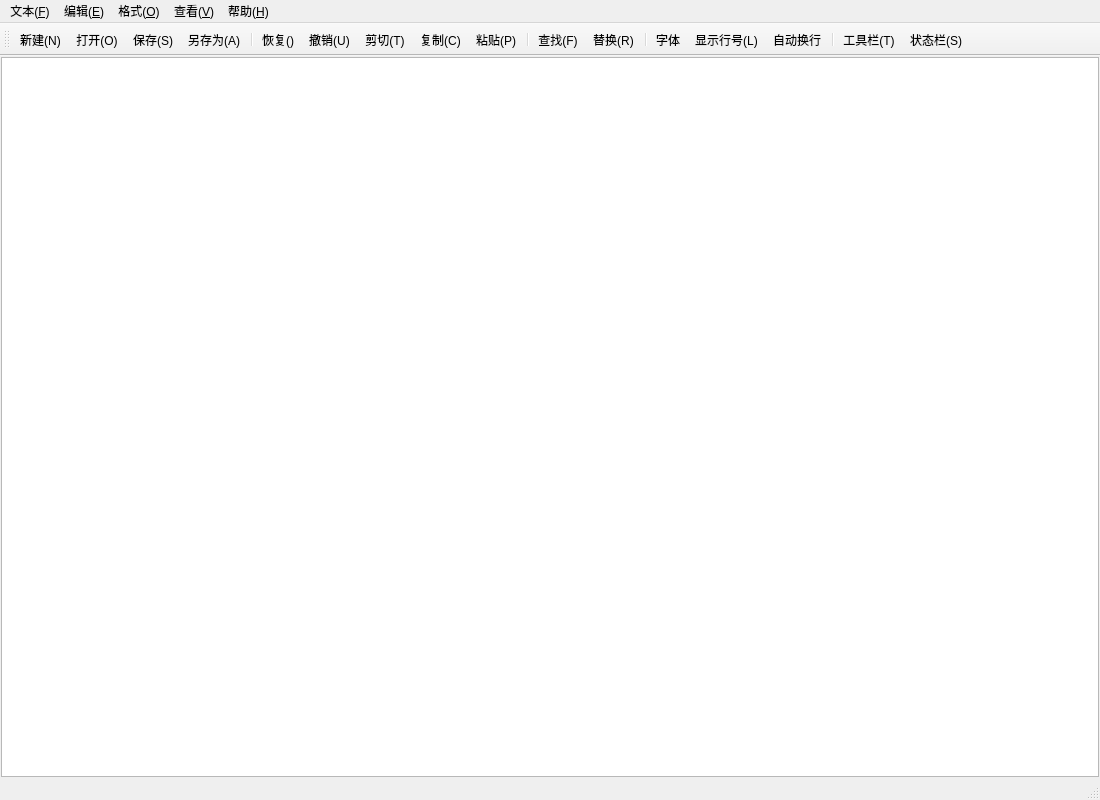
<?xml version="1.0" encoding="UTF-8"?>
<ui version="4.0">
 <class>MainWindow</class>
 <widget class="QMainWindow" name="MainWindow">
  <property name="geometry">
   <rect>
    <x>0</x>
    <y>0</y>
    <width>1100</width>
    <height>800</height>
   </rect>
  </property>
  <property name="minimumSize">
   <size>
    <width>1100</width>
    <height>800</height>
   </size>
  </property>
  <property name="windowTitle">
   <string>MainWindow</string>
  </property>
  <widget class="QWidget" name="centralwidget">
   <property name="minimumSize">
    <size>
     <width>0</width>
     <height>0</height>
    </size>
   </property>
   <layout class="QVBoxLayout" name="verticalLayout">
    <property name="spacing">
     <number>0</number>
    </property>
    <property name="leftMargin">
     <number>1</number>
    </property>
    <property name="topMargin">
     <number>1</number>
    </property>
    <property name="rightMargin">
     <number>1</number>
    </property>
    <property name="bottomMargin">
     <number>1</number>
    </property>
    <item>
     <widget class="QPlainTextEdit" name="textEdit">
      <property name="minimumSize">
       <size>
        <width>0</width>
        <height>0</height>
       </size>
      </property>
     </widget>
    </item>
   </layout>
  </widget>
  <widget class="QMenuBar" name="menubar">
   <property name="geometry">
    <rect>
     <x>0</x>
     <y>0</y>
     <width>1100</width>
     <height>23</height>
    </rect>
   </property>
   <widget class="QMenu" name="menu_F">
    <property name="title">
     <string>文本(&amp;F)</string>
    </property>
    <addaction name="actionNew"/>
    <addaction name="action_O"/>
    <addaction name="actionSave"/>
    <addaction name="actionsSaveAs"/>
    <addaction name="separator"/>
    <addaction name="actionExit"/>
   </widget>
   <widget class="QMenu" name="menu">
    <property name="title">
     <string>编辑(&amp;E)</string>
    </property>
    <addaction name="actionUndo"/>
    <addaction name="actionRedo"/>
    <addaction name="actionCut"/>
    <addaction name="actionCopy"/>
    <addaction name="actionPaste"/>
    <addaction name="separator"/>
    <addaction name="separator"/>
    <addaction name="actionFind"/>
    <addaction name="actionReplace"/>
    <addaction name="separator"/>
    <addaction name="separator"/>
    <addaction name="actionSelectAll"/>
   </widget>
   <widget class="QMenu" name="menu_O">
    <property name="title">
     <string>格式(&amp;O)</string>
    </property>
    <addaction name="actionAutoWrap"/>
    <addaction name="actionShowLine"/>
    <addaction name="actionFont"/>
    <addaction name="actionFontColor"/>
    <addaction name="separator"/>
    <addaction name="actionFontBackColor"/>
    <addaction name="actionEditBackColor"/>
   </widget>
   <widget class="QMenu" name="menu_V">
    <property name="title">
     <string>查看(&amp;V)</string>
    </property>
    <addaction name="actionToolbar"/>
    <addaction name="actionStatusBar"/>
   </widget>
   <widget class="QMenu" name="menu_H">
    <property name="title">
     <string>帮助(&amp;H)</string>
    </property>
    <addaction name="actionAbout"/>
   </widget>
   <addaction name="menu_F"/>
   <addaction name="menu"/>
   <addaction name="menu_O"/>
   <addaction name="menu_V"/>
   <addaction name="menu_H"/>
  </widget>
  <widget class="QStatusBar" name="statusbar"/>
  <widget class="QToolBar" name="toolBar">
   <property name="windowTitle">
    <string>toolBar</string>
   </property>
   <attribute name="toolBarArea">
    <enum>TopToolBarArea</enum>
   </attribute>
   <attribute name="toolBarBreak">
    <bool>false</bool>
   </attribute>
   <addaction name="actionNew"/>
   <addaction name="action_O"/>
   <addaction name="actionSave"/>
   <addaction name="actionsSaveAs"/>
   <addaction name="separator"/>
   <addaction name="actionRedo"/>
   <addaction name="actionUndo"/>
   <addaction name="actionCut"/>
   <addaction name="actionCopy"/>
   <addaction name="actionPaste"/>
   <addaction name="separator"/>
   <addaction name="actionFind"/>
   <addaction name="actionReplace"/>
   <addaction name="separator"/>
   <addaction name="actionFont"/>
   <addaction name="actionShowLine"/>
   <addaction name="actionAutoWrap"/>
   <addaction name="separator"/>
   <addaction name="actionToolbar"/>
   <addaction name="actionStatusBar"/>
  </widget>
  <action name="actionNew">
   <property name="icon">
    <iconset resource="res.qrc">
     <normaloff>:/image/new.svg</normaloff>:/image/new.svg</iconset>
   </property>
   <property name="text">
    <string>新建(&amp;N)</string>
   </property>
   <property name="toolTip">
    <string>新建</string>
   </property>
   <property name="shortcut">
    <string>Ctrl+N</string>
   </property>
  </action>
  <action name="action_O">
   <property name="icon">
    <iconset resource="res.qrc">
     <normaloff>:/image/open.svg</normaloff>:/image/open.svg</iconset>
   </property>
   <property name="text">
    <string>打开(&amp;O)</string>
   </property>
   <property name="toolTip">
    <string>打开(%O)</string>
   </property>
   <property name="shortcut">
    <string>Ctrl+O</string>
   </property>
  </action>
  <action name="actionSave">
   <property name="icon">
    <iconset resource="res.qrc">
     <normaloff>:/image/save.svg</normaloff>:/image/save.svg</iconset>
   </property>
   <property name="text">
    <string>保存(&amp;S)</string>
   </property>
   <property name="shortcut">
    <string>Ctrl+S</string>
   </property>
  </action>
  <action name="actionsSaveAs">
   <property name="icon">
    <iconset resource="res.qrc">
     <normaloff>:/image/saveas.svg</normaloff>:/image/saveas.svg</iconset>
   </property>
   <property name="text">
    <string>另存为(&amp;A)</string>
   </property>
  </action>
  <action name="actionExit">
   <property name="icon">
    <iconset resource="res.qrc">
     <normaloff>:/image/exit.svg</normaloff>:/image/exit.svg</iconset>
   </property>
   <property name="text">
    <string>退出</string>
   </property>
  </action>
  <action name="actionUndo">
   <property name="icon">
    <iconset resource="res.qrc">
     <normaloff>:/image/undo.svg</normaloff>:/image/undo.svg</iconset>
   </property>
   <property name="text">
    <string>撤销(&amp;U)</string>
   </property>
   <property name="shortcut">
    <string>Ctrl+Z</string>
   </property>
  </action>
  <action name="actionCut">
   <property name="icon">
    <iconset resource="res.qrc">
     <normaloff>:/image/cut.svg</normaloff>:/image/cut.svg</iconset>
   </property>
   <property name="text">
    <string>剪切(&amp;T)</string>
   </property>
   <property name="shortcut">
    <string>Ctrl+X</string>
   </property>
  </action>
  <action name="actionCopy">
   <property name="icon">
    <iconset resource="res.qrc">
     <normaloff>:/image/copy.svg</normaloff>:/image/copy.svg</iconset>
   </property>
   <property name="text">
    <string>复制(&amp;C)</string>
   </property>
   <property name="shortcut">
    <string>Ctrl+C</string>
   </property>
  </action>
  <action name="actionPaste">
   <property name="icon">
    <iconset resource="res.qrc">
     <normaloff>:/image/paste.svg</normaloff>:/image/paste.svg</iconset>
   </property>
   <property name="text">
    <string>粘贴(&amp;P)</string>
   </property>
   <property name="shortcut">
    <string>Ctrl+V</string>
   </property>
  </action>
  <action name="actionFind">
   <property name="icon">
    <iconset resource="res.qrc">
     <normaloff>:/image/find.svg</normaloff>:/image/find.svg</iconset>
   </property>
   <property name="text">
    <string>查找(&amp;F)</string>
   </property>
   <property name="shortcut">
    <string>Ctrl+F</string>
   </property>
  </action>
  <action name="actionReplace">
   <property name="icon">
    <iconset resource="res.qrc">
     <normaloff>:/image/replace.svg</normaloff>:/image/replace.svg</iconset>
   </property>
   <property name="text">
    <string>替换(&amp;R)</string>
   </property>
   <property name="shortcut">
    <string>Ctrl+H</string>
   </property>
  </action>
  <action name="actionFont">
   <property name="icon">
    <iconset resource="res.qrc">
     <normaloff>:/image/font.svg</normaloff>:/image/font.svg</iconset>
   </property>
   <property name="text">
    <string>字体</string>
   </property>
  </action>
  <action name="actionAutoWrap">
   <property name="checkable">
    <bool>true</bool>
   </property>
   <property name="icon">
    <iconset resource="res.qrc">
     <normaloff>:/image/auto_wrap.svg</normaloff>:/image/auto_wrap.svg</iconset>
   </property>
   <property name="text">
    <string>自动换行</string>
   </property>
  </action>
  <action name="actionToolbar">
   <property name="checkable">
    <bool>true</bool>
   </property>
   <property name="icon">
    <iconset resource="res.qrc">
     <normaloff>:/image/toolbar.svg</normaloff>:/image/toolbar.svg</iconset>
   </property>
   <property name="text">
    <string>工具栏(&amp;T)</string>
   </property>
  </action>
  <action name="actionRedo">
   <property name="icon">
    <iconset resource="res.qrc">
     <normaloff>:/image/redo.svg</normaloff>:/image/redo.svg</iconset>
   </property>
   <property name="text">
    <string>恢复(&amp;)</string>
   </property>
   <property name="shortcut">
    <string>Ctrl+Shift+Z</string>
   </property>
  </action>
  <action name="actionSelectAll">
   <property name="icon">
    <iconset resource="res.qrc">
     <normaloff>:/image/select_all.svg</normaloff>:/image/select_all.svg</iconset>
   </property>
   <property name="text">
    <string>全选(&amp;A)</string>
   </property>
   <property name="shortcut">
    <string>Ctrl+A</string>
   </property>
  </action>
  <action name="actionStatusBar">
   <property name="checkable">
    <bool>true</bool>
   </property>
   <property name="icon">
    <iconset resource="res.qrc">
     <normaloff>:/image/statusbar.svg</normaloff>:/image/statusbar.svg</iconset>
   </property>
   <property name="text">
    <string>状态栏(&amp;S)</string>
   </property>
  </action>
  <action name="actionAbout">
   <property name="icon">
    <iconset resource="res.qrc">
     <normaloff>:/image/about.svg</normaloff>:/image/about.svg</iconset>
   </property>
   <property name="text">
    <string>关于(&amp;A)</string>
   </property>
  </action>
  <action name="actionShowLine">
   <property name="icon">
    <iconset resource="res.qrc">
     <normaloff>:/image/showline.svg</normaloff>:/image/showline.svg</iconset>
   </property>
   <property name="text">
    <string>显示行号(&amp;L)</string>
   </property>
   <property name="shortcut">
    <string>Ctrl+L</string>
   </property>
  </action>
  <action name="actionFontColor">
   <property name="icon">
    <iconset resource="res.qrc">
     <normaloff>:/image/fontcolor.svg</normaloff>:/image/fontcolor.svg</iconset>
   </property>
   <property name="text">
    <string>字体颜色</string>
   </property>
  </action>
  <action name="actionFontBackColor">
   <property name="icon">
    <iconset resource="res.qrc">
     <normaloff>:/image/font_bg.svg</normaloff>:/image/font_bg.svg</iconset>
   </property>
   <property name="text">
    <string>字体背景色</string>
   </property>
  </action>
  <action name="actionEditBackColor">
   <property name="icon">
    <iconset resource="res.qrc">
     <normaloff>:/image/editor_bg.svg</normaloff>:/image/editor_bg.svg</iconset>
   </property>
   <property name="text">
    <string>编辑器背景色</string>
   </property>
  </action>
 </widget>
 <resources>
  <include location="res.qrc"/>
 </resources>
 <connections/>
</ui>
